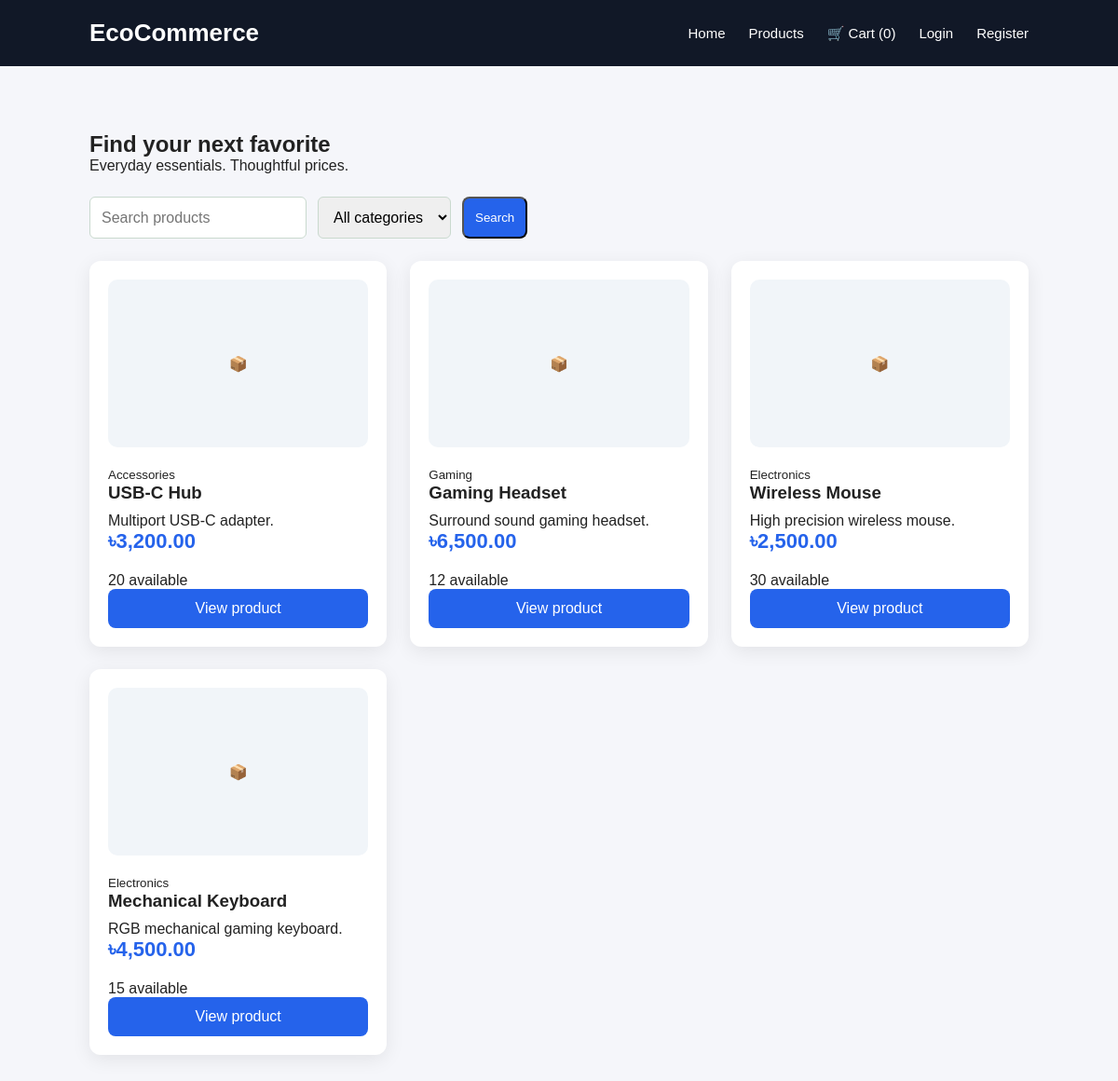
The app's page /category.php with its own data.
### tables this page shows
CREATE TABLE IF NOT EXISTS products (
    id INT AUTO_INCREMENT PRIMARY KEY,
    category_id INT,
    name VARCHAR(200) NOT NULL,
    slug VARCHAR(220) NOT NULL UNIQUE,
    description TEXT,
    price DECIMAL(10,2) NOT NULL,
    stock INT NOT NULL DEFAULT 0,
    image VARCHAR(255),
    created_at TIMESTAMP DEFAULT CURRENT_TIMESTAMP,

    FOREIGN KEY (category_id)
        REFERENCES categories(id)
        ON DELETE SET NULL
);

CREATE TABLE IF NOT EXISTS categories (
    id INT AUTO_INCREMENT PRIMARY KEY,
    name VARCHAR(100) NOT NULL,
    slug VARCHAR(120) NOT NULL UNIQUE
);

### category.php (called while the page is built)
<?php $_GET['category']=$_GET['id']??$_GET['category']??''; require __DIR__.'/products.php';

### includes/functions.php (called while the page is built, shortened)
<?php
function e($v) { return htmlspecialchars((string)($v ?? ''), ENT_QUOTES, 'UTF-8'); }

### products.php (the view, shortened to what this page needs)
<?php require_once __DIR__.'/includes/auth.php'; require __DIR__.'/config/database.php';
$q=is_string($_GET['q']??null)?trim($_GET['q']):''; $category=filter_var($_GET['category']??null,FILTER_VALIDATE_INT);
$sql='SELECT p.*,c.name AS category_name FROM products p LEFT JOIN categories c ON c.id=p.category_id WHERE 1=1'; $args=[];
$s=$pdo->prepare($sql.' ORDER BY p.id DESC');$s->execute($args);$products=$s->fetchAll();
?><!doctype html><html lang="en"><head><meta charset="UTF-8"><meta name="viewport" content="width=device-width,initial-scale=1"><title>Shop | EcoCommerce</title><link rel="stylesheet" href="assets/css/style.css"></head><body><?php include __DIR__.'/includes/navbar.php'; ?><section class="products-section"><h1>Find your next favorite</h1><p>Everyday essentials. Thoughtful prices.</p><form method="get" class="catalog-filter"><input name="q" placeholder="Search products" value="<?= e($q) ?>"><select name="category"><option value="">All categories</option><?php foreach($pdo->query('SELECT * FROM categories ORDER BY name') as $c): ?><option value="<?= (int)$c['id'] ?>" <?= $category==$c['id']?'selected':'' ?>><?= e($c['name']) ?></option><?php endforeach ?></select><button class="product-btn">Search</button></form><div class="product-grid"><?php foreach($products as $product): ?><article class="product-card"><div class="product-image">📦</div><small><?= e($product['category_name']??'Essentials') ?></small><h3><?= e($product['name']) ?></h3><p><?= e($product['description']) ?></p><p class="price">৳<?= number_format($product['price'],2) ?></p><p><?= (int)$product['stock'] ?> available</p><a class="product-btn" href="product.php?id=<?= (int)$product['id'] ?>">View product</a></article><?php endforeach ?></div><?php if(!$products): ?><p>No products match your search. Try another category or keyword.</p><?php endif ?></section></body></html>

### includes/navbar.php (shortened to what this page needs)
<?php
$loggedIn = isset($_SESSION["user_id"]);
$cartCount = array_sum($_SESSION["cart"] ?? []);
?>
<nav class="navbar">
    <div class="logo">
        <a href="/index.php">
            EcoCommerce
        </a>
    </div>
    <div class="nav-links">
        <a href="/index.php">Home</a>
        <a href="/products.php">Products</a>
        <a href="/cart.php">
            🛒 Cart (<?= (int)$cartCount ?>)
        </a>
        <?php if ($loggedIn): ?>
            <a href="/profile.php">
                👤 <?= htmlspecialchars(
                    $_SESSION["user_name"] ?? "Profile"
                ) ?>
            </a>
            <?php if (
                ($_SESSION["user_role"] ?? "") === "admin"
            ): ?>
                <a href="/admin/index.php">
                    Admin
                </a>
            <?php endif; ?>
            <form action="/actions/logout.php"
                  method="POST"
                  class="nav-logout"><?= csrf() ?>
                <button type="submit">
                    Logout
                </button>
            </form>
        <?php else: ?>
            <a href="/login.php">Login</a>
            <a href="/register.php">Register</a>
        <?php endif; ?>
    </div>
</nav>

### assets/css/style.css (style rules this page uses)
* { margin: 0; padding: 0; box-sizing: border-box; }
html { scroll-behavior: smooth; }
body { font-family: Arial, sans-serif; background: #f5f6fa; color: #222; }
.navbar { display: flex; justify-content: space-between; align-items: center; padding: 20px 8%; background: #111827; color: white; }
.logo a { font-size: 26px; font-weight: bold; color: white; text-decoration: none; }
.nav-links { display: flex; gap: 25px; }
.nav-links a { color: white; text-decoration: none; font-size: 15px; transition: 0.3s; }
.products-section { padding: 70px 8%; }
.product-grid { display: grid; grid-template-columns: repeat(auto-fit, minmax(250px, 1fr)); gap: 25px; }
.product-card { background: white; padding: 20px; border-radius: 12px; box-shadow: 0 5px 20px rgba(0, 0, 0, 0.08); transition: 0.3s; }
.product-image { height: 180px; display: flex; justify-content: center; align-items: center; background: #f1f5f9; border-radius: 10px; margin-bottom: 20px; }
.product-card h3 { margin-bottom: 10px; }
.price { color: #2563eb; font-size: 22px; font-weight: bold; margin-bottom: 20px; }
.product-btn { display: block; padding: 12px; text-align: center; background: #2563eb; color: white; text-decoration: none; border-radius: 8px; }
.catalog-filter { display:flex;gap:12px;flex-wrap:wrap;margin:24px 0 }
.catalog-filter input,.catalog-filter select { padding:12px;border:1px solid #c9d9ce;border-radius:6px;font:inherit }
.product-grid { row-gap:24px }

### records on screen
products: category.name "Accessories", name "USB-C Hub", description "Multiport USB-C adapter.", price "3,200.00", stock "20"
products: category.name "Gaming", name "Gaming Headset", description "Surround sound gaming headset.", price "6,500.00", stock "12"
products: category.name "Electronics", name "Wireless Mouse", description "High precision wireless mouse.", price "2,500.00", stock "30"
products: category.name "Electronics", name "Mechanical Keyboard", description "RGB mechanical gaming keyboard.", price "4,500.00", stock "15"

### other values on screen
$cartCount "0"
